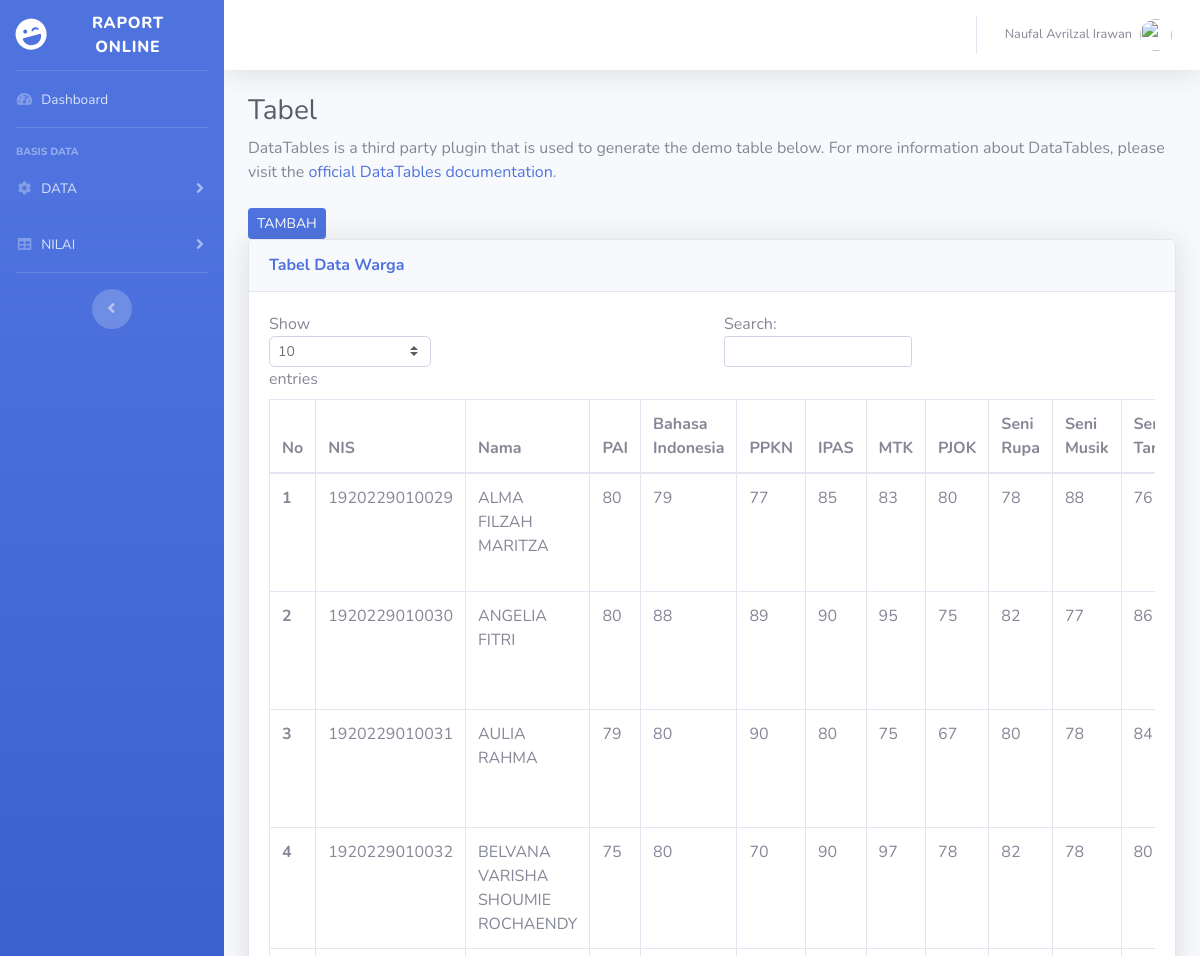
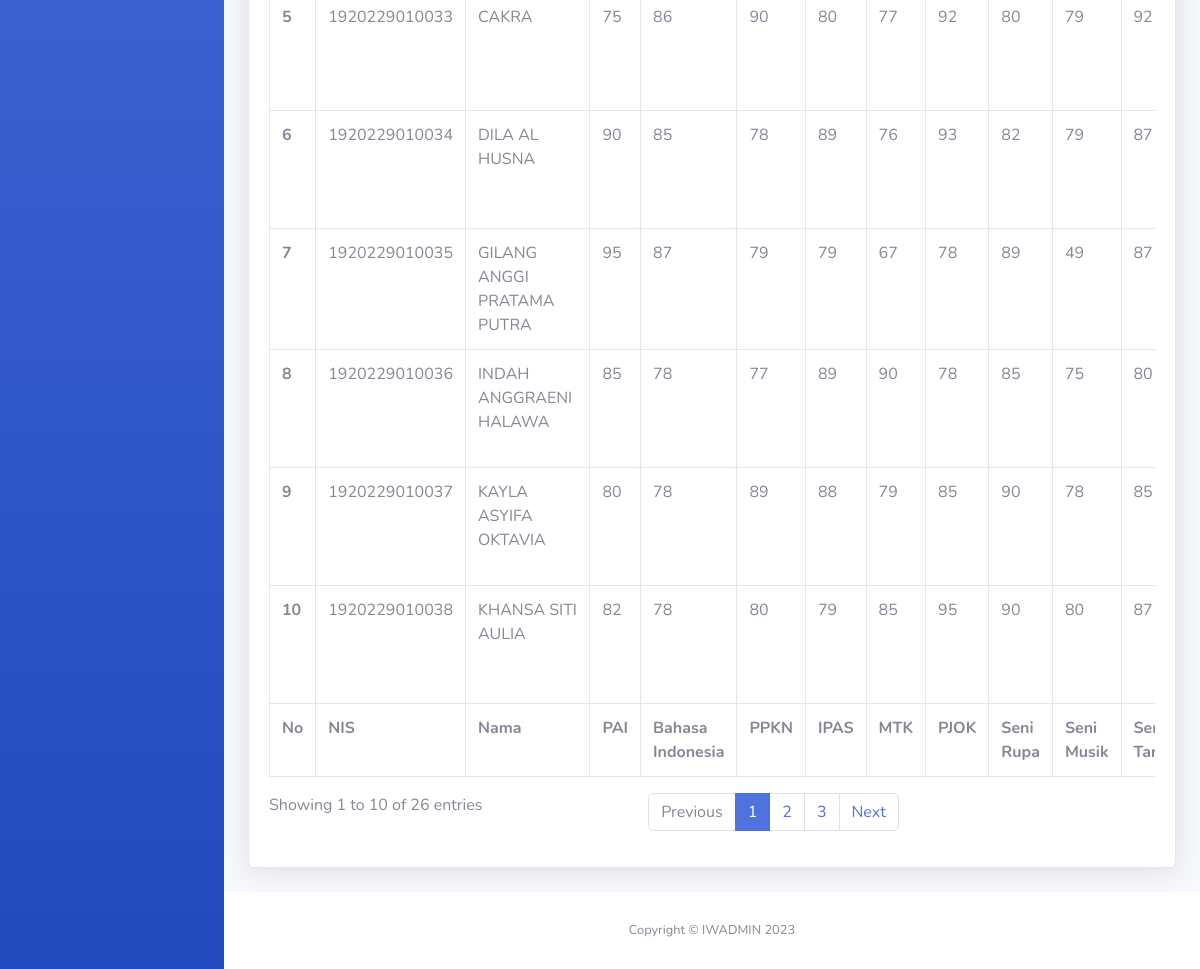
The app's page /tabelsmt1.php (signed in) with its own data (2 pictures, top to bottom).
### tables this page shows
CREATE TABLE `siswa` (
  `nis` varchar(15) NOT NULL,
  `nama` varchar(55) NOT NULL,
  `umur` int(2) DEFAULT NULL,
  `gender` varchar(10) DEFAULT NULL,
  `agama` set('Islam','Protestan','Katolik','Hindu','Buddha','Konghuchu') DEFAULT NULL,
  `kelas` varchar(10) DEFAULT NULL
);

CREATE TABLE `smt1` (
  `nis` varchar(15) NOT NULL,
  `pai` int(3) DEFAULT NULL,
  `bind` int(3) DEFAULT NULL,
  `ppkn` int(3) DEFAULT NULL,
  `ipas` int(3) DEFAULT NULL,
  `mtk` int(3) DEFAULT NULL,
  `pjok` int(3) DEFAULT NULL,
  `rupa` int(3) DEFAULT NULL,
  `musk` int(3) DEFAULT NULL,
  `tari` int(3) DEFAULT NULL,
  `tetr` int(3) DEFAULT NULL,
  `bing` int(3) DEFAULT NULL
);

### tabelsmt1.php (the view, shortened to what this page needs)
<!DOCTYPE html>
<html lang="en">
<head>
    <link href="sbadmin/vendor/fontawesome-free/css/all.min.css" rel="stylesheet" type="text/css">
    <link href="sbadmin/css/sb-admin-2.min.css" rel="stylesheet">
    <?php
        include "koneksi_db.php";
    ?>
</head>
<body id="page-top">
    <div id="wrapper">
        <ul class="navbar-nav bg-gradient-primary sidebar sidebar-dark accordion" id="accordionSidebar">
            <a class="sidebar-brand d-flex align-items-center justify-content-center" href="Dashboard.php">
                <div class="sidebar-brand-icon rotate-n-15">
                    <i class="fas fa-laugh-wink"></i>
                </div>
                <div class="sidebar-brand-text mx-3">Raport Online <sup></sup></div>
            </a>
            <hr class="sidebar-divider my-0">
            <li class="nav-item">
                <a class="nav-link" href="Dashboard.php">
                    <i class="fas fa-fw fa-tachometer-alt"></i>
                    <span>Dashboard</span></a>
            </li>
            <hr class="sidebar-divider">
            <div class="sidebar-heading">
                BASIS DATA
            </div>
            <li class="nav-item">
                <a class="nav-link collapsed" href="#" data-toggle="collapse" data-target="#collapseTwo"
                    aria-expanded="true" aria-controls="collapseTwo">
                    <i class="fas fa-fw fa-cog"></i>
                    <span>DATA</span>
                </a>
            </li>
            <li class="nav-item">
                <a class="nav-link collapsed" href="#" data-toggle="collapse" data-target="#collapseUtilities"
                    aria-expanded="true" aria-controls="collapseUtilities">
                    <i class="fas fa-fw fa-table"></i>
                    <span>NILAI</span>
                </a>
            </li>
            <hr class="sidebar-divider d-none d-md-block">
            <div class="text-center d-none d-md-inline">
                <button class="rounded-circle border-0" id="sidebarToggle"></button>
            </div>
        </ul>
        <div id="content-wrapper" class="d-flex flex-column">
            <div id="content">
                <nav class="navbar navbar-expand navbar-light bg-white topbar mb-4 static-top shadow">
                    <ul class="navbar-nav ml-auto">
                        <li class="nav-item dropdown no-arrow">
                            <a class="nav-link dropdown-toggle" href="#" id="userDropdown" role="button"
                                data-toggle="dropdown" aria-haspopup="true" aria-expanded="false">
                                <span class="mr-2 d-none d-lg-inline text-gray-600 small">
                                    <?php
                                        echo $_SESSION['nama'];
                                    ?>
                                </span>
                                <img class="img-profile rounded-circle"
                                    src="img/noname.png">
                            </a>
                        </li>
                    </ul>
                </nav>
                <div class="container-fluid">
                    <h1 class="h3 mb-2 text-gray-800">Tabel</h1>
                    <p class="mb-4">DataTables is a third party plugin that is used to generate the demo table below.
                        For more information about DataTables, please visit the <a target="_blank"
                            href="https://datatables.net">official DataTables documentation</a>.</p>
                    <a href="tambahsmt1.php"><input type="submit" name="TAMBAH" value="TAMBAH" class="btn btn-primary btn-sm"></a>
                    <div class="card shadow mb-4">
                        <div class="card-header py-3">
                            <h6 class="m-0 font-weight-bold text-primary">Tabel Data Warga</h6>
                        </div>
                        <div class="card-body">
                            <div class="table-responsive">
                                <table class="table table-bordered" id="dataTable" width="100%" cellspacing="0">
                                    <thead>
                                        <tr>
                                            <th>No</th>
                                            <th>NIS</th>
                                            <th>Nama</th>
                                            <th>PAI</th>
                                            <th>Bahasa Indonesia</th>
                                            <th>PPKN</th>
                                            <th>IPAS</th>
                                            <th>MTK</th>
                                            <th>PJOK</th>
                                            <th>Seni Rupa</th>
                                            <th>Seni Musik</th>
                                            <th>Seni Tari</th>
                                        </tr>
                                    </thead>
                                    <tfoot>
                                        <tr>
                                            <th>No</th>
                                            <th>NIS</th>
                                            <th>Nama</th>
                                            <th>PAI</th>
                                            <th>Bahasa Indonesia</th>
                                            <th>PPKN</th>
                                            <th>IPAS</th>
                                            <th>MTK</th>
                                            <th>PJOK</th>
                                            <th>Seni Rupa</th>
                                            <th>Seni Musik</th>
                                            <th>Seni Tari</th>
                                        </tr>
                                    </tfoot>
                                    <tbody>
                                    <?php
                                        $no = 1;
                                        $queri = "SELECT * FROM siswa, smt1 WHERE siswa.nis = smt1.nis ORDER BY nama";
                                        $hasil = mysqli_query($koneksi, $queri);
                                        while ($data = mysqli_fetch_array($hasil)) {
                                    ?>
                                        <tr><th> <?php echo $no; ?> </th>
                                            <td> <?php echo $data['nis']; ?></td>
                                            <td> <?php echo $data['nama']; ?></td>
                                            <td> <?php echo $data['pai']; ?></td>
                                            <td> <?php echo $data['bind']; ?></td>
                                            <td> <?php echo $data['ppkn']; ?></td>
                                            <td> <?php echo $data['ipas']; ?></td>
                                            <td> <?php echo $data['mtk']; ?></td>
                                            <td> <?php echo $data['pjok']; ?></td>
                                            <td> <?php echo $data['rupa']; ?></td>
                                            <td> <?php echo $data['musk']; ?></td>
                                            <td> <?php echo $data['tari']; ?></td>
                                        </tr>
                                    <?php
                                        $no++;
                                        }
                                    ?>
                                    </tbody>
                                </table>
                            </div>
                        </div>
                    </div>
                </div>
            </div>
            <footer class="sticky-footer bg-white">
                <div class="container my-auto">
                    <div class="copyright text-center my-auto">
                        <span>Copyright &copy; IWADMIN 2023</span>
                    </div>
                </div>
            </footer>
        </div>
    </div>
</body>
</html>

### records on screen
siswa: smt1.nis "1920229010029", nama "ALMA FILZAH MARITZA", smt1.pai "80", smt1.bind "79", smt1.ppkn "77", smt1.ipas "85", smt1.mtk "83", smt1.pjok "80", smt1.rupa "78", smt1.musk "88", smt1.tari "76"
siswa: smt1.nis "1920229010030", nama "ANGELIA FITRI", smt1.pai "80", smt1.bind "88", smt1.ppkn "89", smt1.ipas "90", smt1.mtk "95", smt1.pjok "75", smt1.rupa "82", smt1.musk "77", smt1.tari "86"
siswa: smt1.nis "1920229010031", nama "AULIA RAHMA", smt1.pai "79", smt1.bind "80", smt1.ppkn "90", smt1.ipas "80", smt1.mtk "75", smt1.pjok "67", smt1.rupa "80", smt1.musk "78", smt1.tari "84"
siswa: smt1.nis "1920229010032", nama "BELVANA VARISHA SHOUMIE ROCHAENDY", smt1.pai "75", smt1.bind "80", smt1.ppkn "70", smt1.ipas "90", smt1.mtk "97", smt1.pjok "78", smt1.rupa "82", smt1.musk "78", smt1.tari "80"
siswa: smt1.nis "1920229010033", nama "CAKRA", smt1.pai "75", smt1.bind "86", smt1.ppkn "90", smt1.ipas "80", smt1.mtk "77", smt1.pjok "92", smt1.rupa "80", smt1.musk "79", smt1.tari "92"
siswa: smt1.nis "1920229010034", nama "DILA AL HUSNA", smt1.pai "90", smt1.bind "85", smt1.ppkn "78", smt1.ipas "89", smt1.mtk "76", smt1.pjok "93", smt1.rupa "82", smt1.musk "79", smt1.tari "87"
siswa: smt1.nis "1920229010035", nama "GILANG ANGGI PRATAMA PUTRA", smt1.pai "95", smt1.bind "87", smt1.ppkn "79", smt1.ipas "79", smt1.mtk "67", smt1.pjok "78", smt1.rupa "89", smt1.musk "49", smt1.tari "87"
siswa: smt1.nis "1920229010036", nama "INDAH ANGGRAENI HALAWA", smt1.pai "85", smt1.bind "78", smt1.ppkn "77", smt1.ipas "89", smt1.mtk "90", smt1.pjok "78", smt1.rupa "85", smt1.musk "75", smt1.tari "80"
siswa: smt1.nis "1920229010037", nama "KAYLA ASYIFA OKTAVIA", smt1.pai "80", smt1.bind "78", smt1.ppkn "89", smt1.ipas "88", smt1.mtk "79", smt1.pjok "85", smt1.rupa "90", smt1.musk "78", smt1.tari "85"
siswa: smt1.nis "1920229010038", nama "KHANSA SITI AULIA", smt1.pai "82", smt1.bind "78", smt1.ppkn "80", smt1.ipas "79", smt1.mtk "85", smt1.pjok "95", smt1.rupa "90", smt1.musk "80", smt1.tari "87"

### other values on screen
$_SESSION['nama'] "Naufal Avrilzal Irawan"
